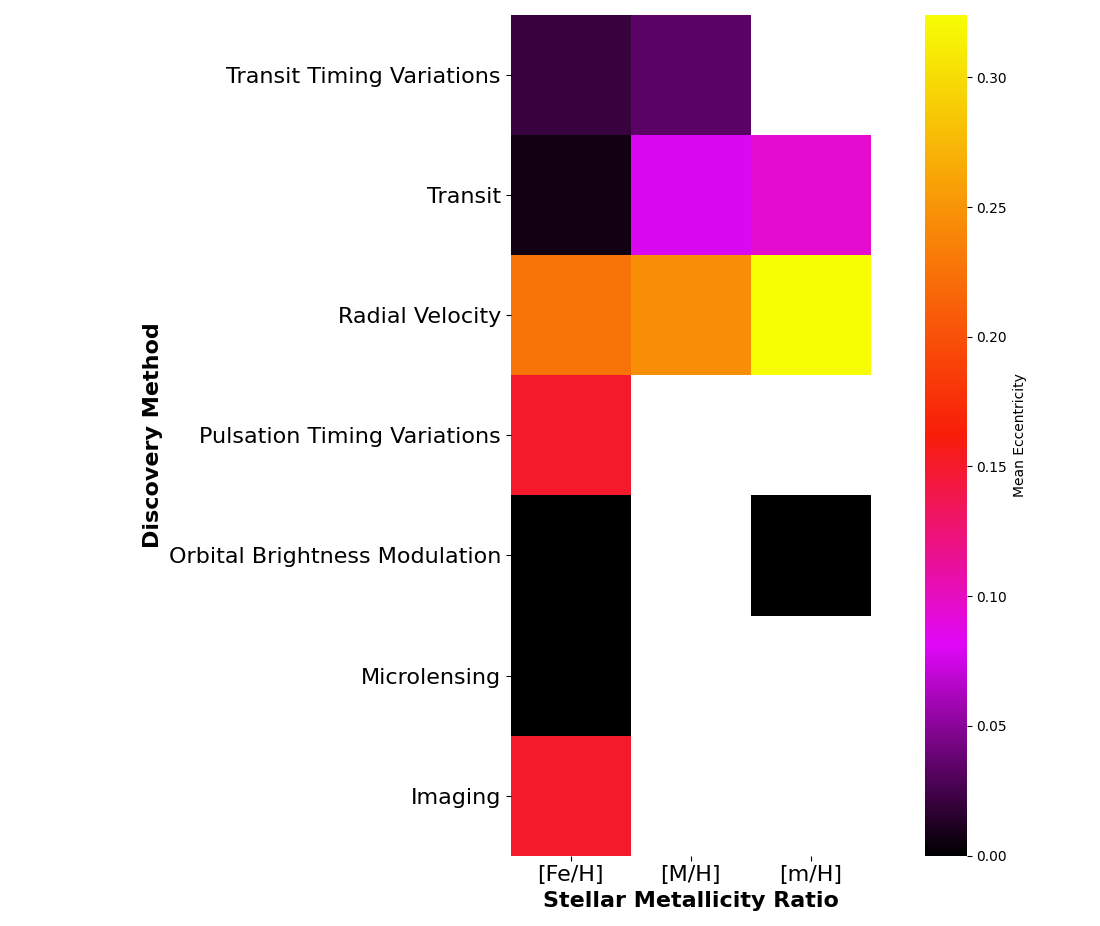

This chart was generated by the following Python code:

# Paths:
path_data = "data/"

# Packages:
import numpy as np
import pandas as pd
import seaborn as sns
import matplotlib.pyplot as plt
from matplotlib.colors import LinearSegmentedColormap, Colormap

# Display options:
pd.set_option("display.width", 1200)
pd.set_option("display.max_columns", 300)
pd.set_option("display.max_rows", 300)

# Dataset:
df = pd.read_csv(path_data + "nasa_exoplanets.csv")
df_varnames = pd.read_csv(path_data + "nasa_exoplanets_var_names.csv")

# Variables:
x_var = "st_metratio"
x_var_name = df_varnames.loc[(df_varnames["var"] == x_var), ["var_name"]].values[0][0]
y_var = "discoverymethod"
y_var_name = df_varnames.loc[(df_varnames["var"] == y_var), ["var_name"]].values[0][0]
z_var = "pl_orbeccen"
z_var_name = df_varnames.loc[(df_varnames["var"] == z_var), ["var_name"]].values[0][0]

# Adapt the data:
df_plot = df[[x_var, y_var, z_var]]
df_plot = df_plot.dropna()
df_plot = df_plot.reset_index(drop=True)
z_vals = df_plot.pivot_table(index = y_var,
                             columns = x_var,
                             values = z_var,
                             aggfunc = np.mean)
x_vals = z_vals.columns.tolist()
y_vals = z_vals.index.tolist()

# Plot:
my_colors = ["#000000", "#E008F8", "#F81D08", "#F88A08", "#F7FE04"]
my_palette = LinearSegmentedColormap.from_list("my_palette", my_colors)

fig, ax = plt.subplots(
    figsize = (11, 10),
    tight_layout = True
)
_ = sns.heatmap(
    data = z_vals,
    cbar = True,
    cmap = my_palette,
    cbar_kws = {"label": "Mean " + z_var_name},
    square = True,
    ax = ax
)
_ = plt.ylim(0, len(y_vals))
_ = ax.set_xlabel(
    x_var_name,
    fontsize = 16,
    fontweight = "bold"
)
_ = ax.set_ylabel(
    y_var_name,
    fontsize = 16,
    fontweight = "bold"
)
_ = ax.tick_params(
    axis = "x", 
    which = "major", 
    labelsize = 16
)
_ = ax.tick_params(
    axis = "y", 
    which = "major", 
    labelsize = 16
)
